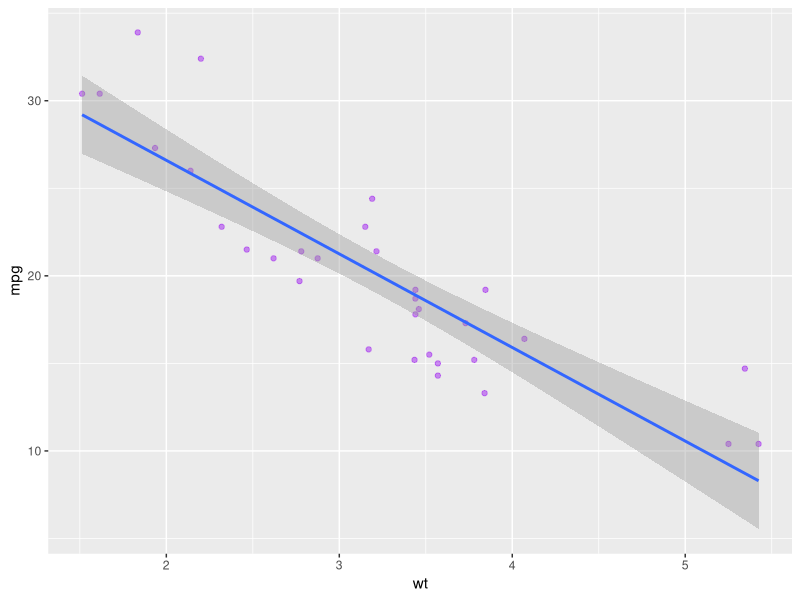

This figure's R source:
## ---- chunk 1
library(ggplot2)
g<-ggplot(data=mtcars,aes(x=wt,y=mpg)) + geom_point(colour='purple',alpha=0.5) + geom_smooth(method='lm')
print(g)
## ---- chunk 2
thefit<-lm(data=mtcars,mpg~wt)
summary(thefit)
## ---- chunk 3
beta1=thefit$coeff[2]
beta0=thefit$coeff[1]
e<-resid(thefit)
n<-length(e)
## ---- chunk 4
mean(e)
## ---- chunk 5
sigmaa<-sqrt(sum(e*e)/(n-2))
sigmaa
## ---- chunk 6
con<- beta0+beta1*mean(mtcars$wt) +c(-1,0,1)*qt(0.975,df=n-2) * sigmaa*sqrt(1 + 1/n )
con
## ---- chunk 7
moose<-predict(thefit,newdata=data.frame(wt=mean(mtcars$wt)),interval='prediction',level=0.95)
moose
